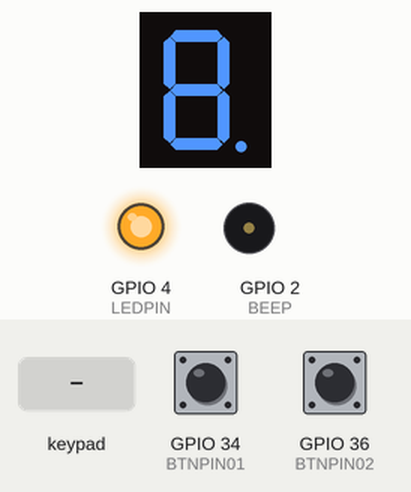
This sketch was run on a simulated ESP32. On the bench: 1-digit seven-segment display, output pins drawn as LEDs (lit = HIGH), buzzer (waves = sounding). Wiring (inferred from the names in the program): 1-digit 7-segment display, segments lit when LOW: segments GPIO 25, GPIO 26, GPIO 27, GPIO 14, GPIO 12, GPIO 13, GPIO 23, GPIO 15. Inputs (shaded band) come from the test bench; at power-on: GPIO 36 (BTNPIN02) LOW, GPIO 34 (BTNPIN01) HIGH. The segment pins are drawn as the display they are named for; pins used as bus, display or sensor lines are not drawn.

Above: at 1.2 s.
1.3 s: GPIO 36 (BTNPIN02) pulled HIGH for 0.15 s
At 2.1 s:
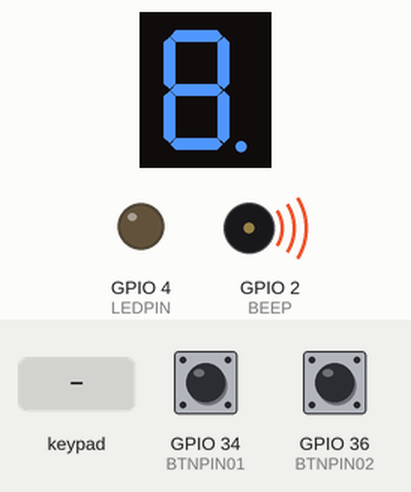
4.4 s: GPIO 34 (BTNPIN01) pulled LOW for 1 s
At 5.8 s:
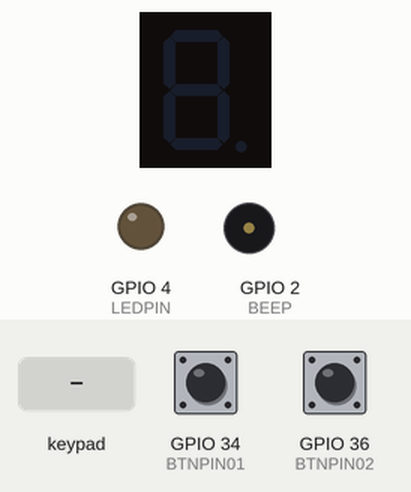
8.4 s: key '1' pressed
9.9 s: GPIO 34 (BTNPIN01) pulled LOW for 3.2 s
At 13.9 s:
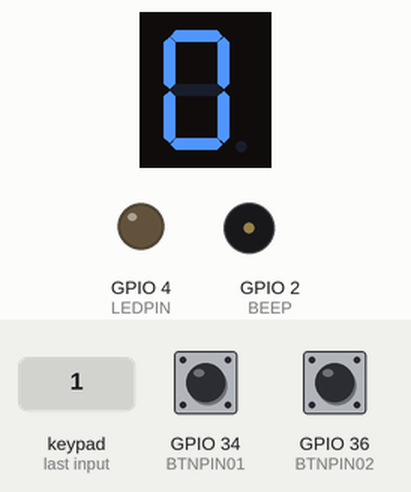
Timing chart, 0 to 15.4 s (numbered marks = the images above; inputs shaded):
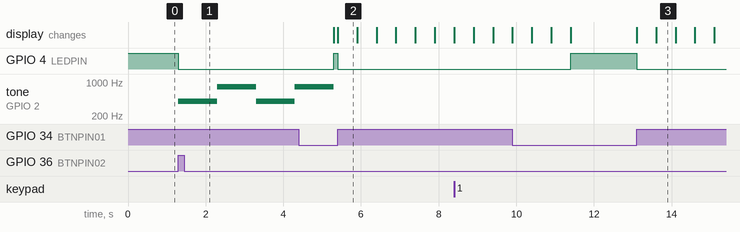

The sketch:

exam_0614.ino
```cpp
// 函式庫
#include <Keypad.h>

// 外接LED > 腳位定義
#define LEDPIN 4

// 外接按鈕 > 腳位定義
#define BTNPIN01 34 // 01
#define BTNPIN02 36 // 02

// 蜂鳴器 > 變數、腳位定義
#define BEEP 2
const byte channel = 0;

// 矩陣鍵盤
const byte ROWS = 4;
const byte COLS = 4;
char keys[ROWS][COLS] = {
    {'1', '2', '3', 'A'},
    {'4', '5', '6', 'B'},
    {'7', '8', '9', 'C'},
    {'E', '0', 'F', 'D'}
};
byte rowPins[ROWS] = {21, 19, 18,  5};
byte colPins[COLS] = {17, 16, 32, 33};
Keypad keypad = Keypad(makeKeymap(keys), rowPins, colPins, ROWS, COLS);
int key = 0;

// 七段顯示器
const byte _7SegPin[8] = {25, 26, 27, 14, 12, 13, 23, 15};
const byte _7SegCode[10] = {0x3f, 0x06, 0x5b, 0x4f, 0x66, 0x6d, 0x7d, 0x07, 0x7f, 0x6f};
// 是不是共陽極七段顯示器
#define ISSUNOFBEACH 1

// main
void setup() {
    Serial.begin(115200);

    pinMode(LEDPIN, OUTPUT);
    pinMode(BTNPIN01, INPUT);
    pinMode(BTNPIN02, INPUT);

    // 七段顯示器初始化
    for (int i = 0; i < 8; i++) pinMode(_7SegPin[i], OUTPUT);

    // 蜂鳴器初始化
#if ESP_ARDUINO_VERSION >= ESP_ARDUINO_VERSION_VAL(3, 0, 0)
    pinMode(BEEP, OUTPUT);
    analogWriteResolution(BEEP, 8);
    analogWriteFrequency(BEEP, 10000);
#else
    ledcSetup(channel, 10000, 8);
    ledcAttachPin(BEEP, channel);
#endif

    // 一送電，外接LED亮
    digitalWrite(LEDPIN, 1);
}

void blank(long sec) {
#if (ISSUNOFBEACH == 1)
    for (int i = 0; i < 8; i++) digitalWrite(_7SegPin[i], 1);
#else
    for (int i = 0; i < 8; i++) digitalWrite(_7SegPin[i], 0);
#endif
    delay(sec);
}

void loop() {
    // 外接按鈕一
    if (digitalRead(BTNPIN01) == 0) {
        // 按鍵彈跳處理
        delay(20);
        if (digitalRead(BTNPIN01) == 0) {
            while (digitalRead(BTNPIN01) == 0);
            // 主程式
            digitalWrite(LEDPIN, 0); // LED滅
            // (暫滅)
            blank(500);
            // 七段作上數一次
            for (int cnt = 0; cnt < 10; cnt++) {
#if (ISSUNOFBEACH == 1)
                for (int seg = 0; seg < 8; seg++) digitalWrite(_7SegPin[seg], !((_7SegCode[cnt] >> seg)&0x01));
#else
                for (int seg = 0; seg < 8; seg++) digitalWrite(_7SegPin[seg], ((_7SegCode[cnt] >> seg)&0x01));
#endif
                delay(500);
            }
            // (暫滅)
            blank(500);
            digitalWrite(LEDPIN, 1); // LED亮
        }
    }
    // 外接按鈕二
    else if (digitalRead(BTNPIN02) == 0) {
        // 按鍵彈跳處理
        delay(20);
        if (digitalRead(BTNPIN02) == 0) {
            while (digitalRead(BTNPIN02) == 0);
            // 主程式
            digitalWrite(LEDPIN, 0); // LED滅
            // BZ交替響兩次
            for (int i = 0; i < 2; i++) {
#if ESP_ARDUINO_VERSION >= ESP_ARDUINO_VERSION_VAL(3, 0, 0)
                tone(BEEP, 200, 1000);
                delay(1000); // 且間隔一秒
                tone(BEEP, 800, 1000);
                delay(1000); // 且間隔一秒
#else
                ledcWriteTone(channel, 400);
                delay(1000); // 且間隔一秒
                ledcWriteTone(channel, 800);
                delay(1000); // 且間隔一秒
#endif
            }
            // 關掉蜂鳴器
#if ESP_ARDUINO_VERSION >= ESP_ARDUINO_VERSION_VAL(3, 0, 0)
            noTone(BEEP);
#else
            ledcWriteTone(channel, 0);
#endif
            digitalWrite(LEDPIN, 1); // LED亮
        }
    }

    // 鍵盤3*3按鈕對應數字
    char nk = keypad.getKey();
    if (nk) {
        if ('0' <= nk && nk <= '9') key = nk - '0';
        // Serial.println(key);
    }
#if (ISSUNOFBEACH == 1)
    for (int seg = 0; seg < 8; seg++) digitalWrite(_7SegPin[seg], !((_7SegCode[key] >> seg)&0x01));
#else
    for (int seg = 0; seg < 8; seg++) digitalWrite(_7SegPin[seg], ((_7SegCode[key] >> seg)&0x01));
#endif
}
```

Measured:
- after the input at 1.3 s, GPIO 4 (LEDPIN): HIGH → LOW at once; tone on GPIO 2 (BEEP): alternates 800 Hz for 1.0 s and 400 Hz for 1.0 s, starting at once
- after the input at 4.4 s, the display: first differs from a run without the input after 1.0 s (image 2)
- what the display in image 2 shows lasts 0.5 s, from 5.4 s to 5.9 s
